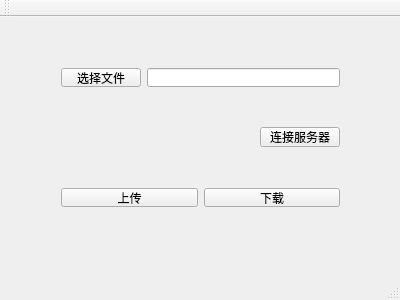
<?xml version="1.0" encoding="UTF-8"?>
<ui version="4.0">
 <class>MainWindow</class>
 <widget class="QMainWindow" name="MainWindow">
  <property name="geometry">
   <rect>
    <x>0</x>
    <y>0</y>
    <width>400</width>
    <height>300</height>
   </rect>
  </property>
  <property name="windowTitle">
   <string>MainWindow</string>
  </property>
  <widget class="QWidget" name="centralWidget">
   <widget class="QWidget" name="horizontalLayoutWidget">
    <property name="geometry">
     <rect>
      <x>50</x>
      <y>40</y>
      <width>301</width>
      <height>41</height>
     </rect>
    </property>
    <layout class="QHBoxLayout" name="horizontalLayout">
     <item>
      <widget class="QPushButton" name="pushButton_3">
       <property name="text">
        <string>选择文件</string>
       </property>
      </widget>
     </item>
     <item>
      <widget class="QLineEdit" name="lineEdit"/>
     </item>
    </layout>
   </widget>
   <widget class="QWidget" name="horizontalLayoutWidget_3">
    <property name="geometry">
     <rect>
      <x>50</x>
      <y>160</y>
      <width>301</width>
      <height>41</height>
     </rect>
    </property>
    <layout class="QHBoxLayout" name="horizontalLayout_3">
     <item>
      <widget class="QPushButton" name="pushButton">
       <property name="text">
        <string>上传</string>
       </property>
      </widget>
     </item>
     <item>
      <widget class="QPushButton" name="pushButton_2">
       <property name="text">
        <string>下载</string>
       </property>
      </widget>
     </item>
    </layout>
   </widget>
   <widget class="QPushButton" name="pushButton_4">
    <property name="geometry">
     <rect>
      <x>260</x>
      <y>110</y>
      <width>80</width>
      <height>20</height>
     </rect>
    </property>
    <property name="text">
     <string>连接服务器</string>
    </property>
   </widget>
  </widget>
  <widget class="QMenuBar" name="menuBar">
   <property name="geometry">
    <rect>
     <x>0</x>
     <y>0</y>
     <width>400</width>
     <height>22</height>
    </rect>
   </property>
  </widget>
  <widget class="QToolBar" name="mainToolBar">
   <attribute name="toolBarArea">
    <enum>TopToolBarArea</enum>
   </attribute>
   <attribute name="toolBarBreak">
    <bool>false</bool>
   </attribute>
  </widget>
  <widget class="QStatusBar" name="statusBar"/>
 </widget>
 <layoutdefault spacing="6" margin="11"/>
 <resources/>
 <connections/>
</ui>
